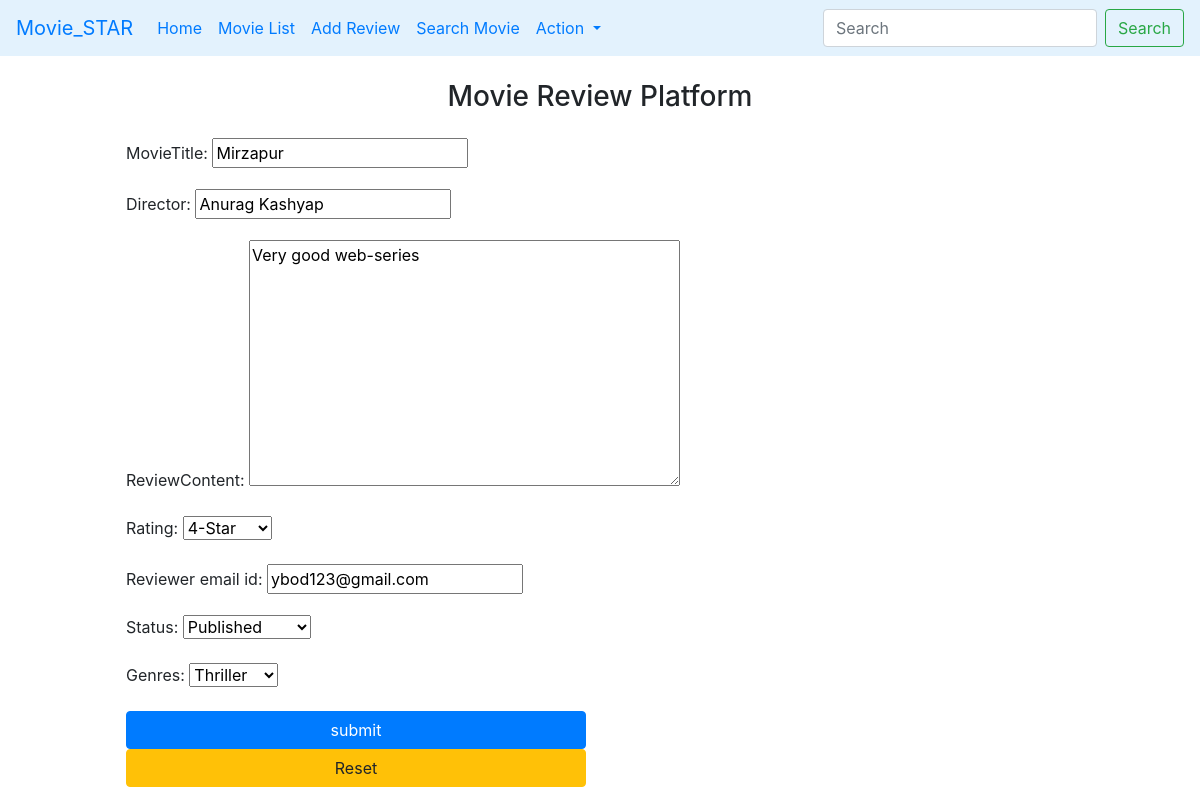
The page /u/1 on the database its author committed.
### main/models.py (models this page shows, shortened)
class Movie_Review(models.Model):
    MovieTitle = models.CharField(max_length=200)
    director = models.CharField(max_length=100)
    reviewContent = models.TextField(max_length=200, null=False)
    rating = models.TextField(choices = rating, null=False)
    created_at = models.DateTimeField(auto_now_add=True)
    reviewer_email_id = models.EmailField(max_length=100)
    status = models.TextField(choices=status_cho)
    genres = models.TextField(choices = DEMO_CHOICES)

### main/views.py (the view)
# urls.py: path("u/<int:pk>", update, name = "update"),
def update(request, pk):
    obj = Movie_Review.objects.get(pk=pk)
    form = MovieReviewForm(instance=obj)
    if request.method == 'POST':
        form = MovieReviewForm(request.POST, instance=obj)
        if form.is_valid():
            form.save()
            return redirect("show")
    return render (request, "main/index.html", locals())

### main/forms.py
class MovieReviewForm(forms.ModelForm):
    class Meta:
        model = Movie_Review
        fields = "__all__"

### templates/main/index.html (shortened to what this page needs)
 {% extends "main/base.html" %}
 {%block main%}
 <div class="container m-3 ">
    <div class="row">
    <div class="col-sm-10 offset-1">
        <form method = "POST">
            {{form.as_p}}
            <input type="submit" value="submit" class="btn btn-primary col-6 ">
            <input type="reset" value="Reset" class="btn btn-warning col-6 float-end ">
        </form>
    </div>
</div>
</div>
 {% endblock %}

### rows shown on the page
Movie_Review: MovieTitle "Mirzapur", director "Anurag Kashyap", reviewContent "Very good web-series", rating "4-Star", reviewer_email_id "ybod123@gmail.com", status "Published", genres "Thriller"
